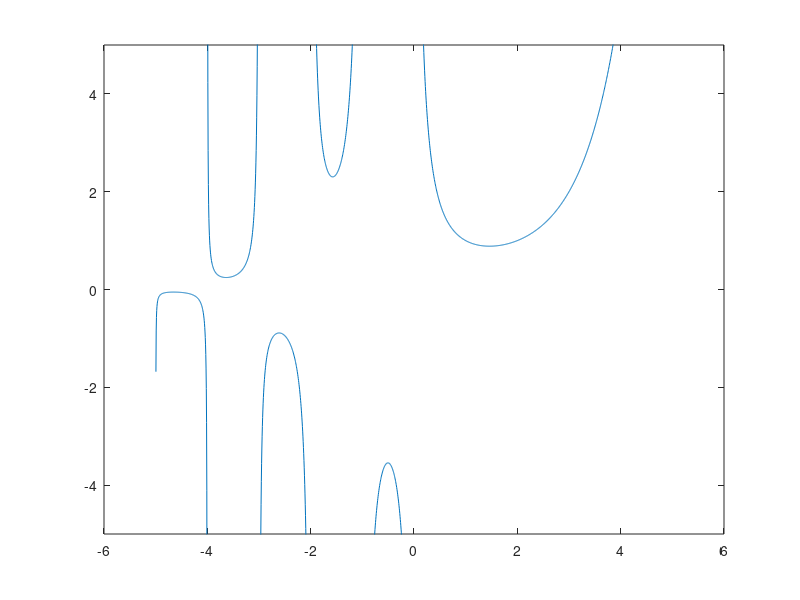

MATLAB code to generate this figure: (Note: this script raises an error after producing the figure.)
clear variables;
close all;
clc;

%f=@(x)x.^2;
% f=@(x)1./(1-x);
% x=-3:0.01:3;
% y=f(x);

% plot(x,y)
% set(gca,'Ylim',[-10,10])

% x=0:0.1:6*pi;
% y= exp(1i*x);

% figure
% plot(x,y)
% figure 
% plot(x,imag(y))
% figure
% plot(x,abs(y))
% figure
% plot(x,angle(y))

% figure
% plot3(x,real(y),imag(y))
% xlabel('x')
% ylabel('real')
% zlabel('imag')
% axis equal
% view(-90,0)
% 
% p=[1,1,1];
% x=-2:0.05:2;
% y=polyval(p,x);
% plot(x,y)
% 
% r=roots(p)
% polyval(p,r)
% 
% a=-2:0.1:2;
% b=-2:0.1:2;
% 
% [A,B] = meshgrid(a,b);
% X=A+1i*B;
% 
% Y=polyval(p,X)
% 
% figure
% surf(a,b,abs(Y))
% xlabel('real')
% ylabel('imag')
% zlabel('|f(x)|')
% 
% figure
% surf(a,b,angle(Y))
% xlabel('real')
% ylabel('imag')
% zlabel('|f(x)|')
% 
% x=2+3i;
% %y=x.^2;
% y=x.^(1:0.1:10);
% plot(real(x),imag(x), 'b*')
% hold on
% plot(real(y),imag(y),'r*')
% 
% figure
% comet(real(y),imag(y))

% a=-1:0.1:1;
% b=-1:0.1:1;
% [A,B] = meshgrid(a,b);
% X=A+1i*B;
% 
% plot(real(X),imag(X),'b.');
% hold on
% axis([-15,15,-40,40]);
% n=1:0.1:10;
% 
% for i=1:length(n)
%     Y=X.^n(i);
%     plot(real(Y),imag(Y),'b.');
%     axis([-15,15,-40,40]);
%     pause(0.1);
% end

% a=-2:0.1:2;
% b=-2:0.1:2;
% [A,B] = meshgrid(a,b);
% X=A+1i*B;
% Y=X;
% P=angle(Y);
% imagesc(P);
% set(gca,'YDir', 'normal');
% colorbar
% 
% figure
% surf(a,b,abs(Y))
% xlabel('real')
% ylabel('imag')
% zlabel('|f(x)|')

% x=1:9;
% y=gamma(x);
% disp([x;y])

x=-5:0.005:5;
y=gamma(x);
plot(x,y);
set(gca,'Ylim',[-5,5])

a=-2:0.1:2;
b=-2:0.1:2;
[A,B] = meshgrid(a,b);
X=A+1i*B;

Y =zeros(length(b),length(a));
for i=1:numel(X)
    Y(i)=MyGamma(X(i));
end

figure
h=surf(a,b,abs(Y),angle(Y))
xlabel('real')
ylabel('imag')
zlabel('|f(x)|')
